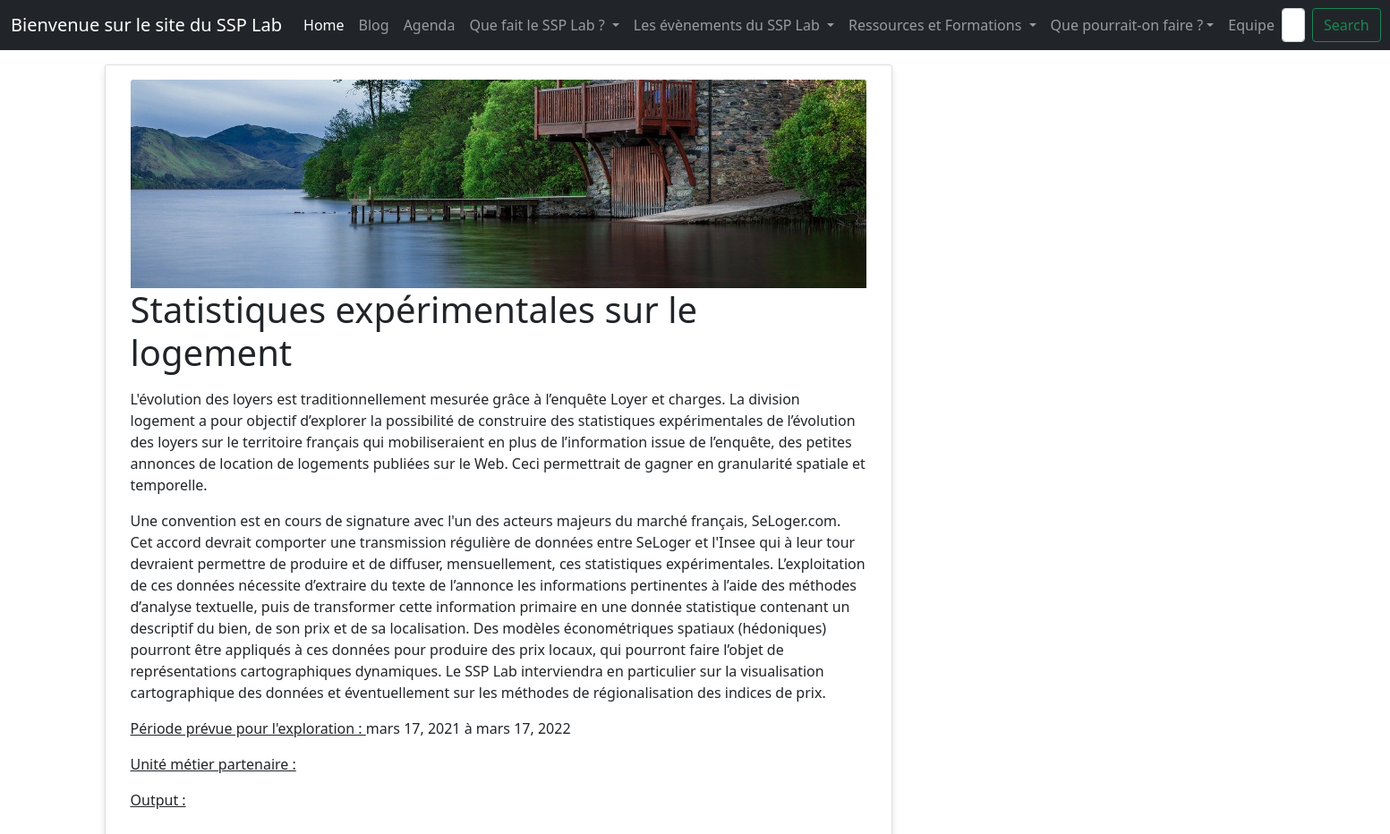
Screenshot of /explo/exploration/statistiques-experimentales-sur-le-logement/ with the database file from the repository.
### explo/models.py (models this page shows, shortened)
class Explo(models.Model):
    title = models.CharField(max_length=400)
    body = models.TextField()
    author = models.CharField(max_length=200)
    date_debut  = models.DateField(default=datetime.date.today)
    date_fin  = models.DateField(default=datetime.date.today)
    image_titre = models.CharField(max_length = 100, default = '')
    slug = models.SlugField(max_length=200, unique=True, null= True, blank=False)
    class Meta:
        ordering = ['-date_fin']

### explo/views.py (the view)
# urls.py: path('exploration/<slug:name>/', views.exploration, name ='exploration'),]
def exploration(request,name):
    try:
        exploration = Explo.objects.get(slug=name)
        data = {'exploration':exploration}
    except:
        data = {'exploration','Cette exploration n\'existe pas'}
    return render(request, 'explo/detail_explo.html', data)

### explo/templates/explo/detail_explo.html
{% extends 'home/base.html' %}
{% load static %}
{% block body %}
<div class = "row">
    <div class="col-md-8 card mb-4  mt-3 left  top" disabled>
        <div class="card-body" disabled>
            <img src="../../../static/img/{{ exploration.image_titre }}" class="card-img-top w" alt="...">
            <h1> {{ exploration.title }} </h1>
            <p> {{ exploration.body |safe}}</p>
            <p><u>Période prévue pour l'exploration : </u> {{ exploration.date_debut }} à {{ exploration.date_fin }}</p>
            <p><u> Unité métier partenaire : </u></p>
            <p><u>Output : </u></p>
        </div>
    </div>
</div>
{% endblock %}

### static/css/base.css (style rules this page uses)
body { background-color: white; }
.card-img-top { width: 100%; height: 15vw; object-fit: cover; }
.card { border-radius: 4px; background: #fff; box-shadow: 0 6px 10px rgba(0,0,0,.08), 0 0 6px rgba(0,0,0,.05); transition: .3s transform cubic-bezier(.155,1.105,.295,1.12),.3s box-shadow,.3s -webkit-transform cubic-bezier(.155,1.105,.295,1.12); cursor: pointer; }

### rows the page displays
Explo: image_titre (picture), title "Statistiques expérimentales sur le logement", body "L'évolution des loyers est traditionnellement mesurée grâce à l’enquête Loyer et charges. La division logement a pour objectif d’explorer la possibilité de construire des statistiques expérimentales de l’évolution des loyers sur le territoire français qui mobiliseraient en plus de l’information issue de l’enquête, des petites annonces de location de logements publiées sur le Web. Ceci permettrait de gagner en granularité spatiale et temporelle. Une convention est en cours de signature avec l'un des acteurs majeurs du marché français, SeLoger.com. Cet accord devrait comporter une transmission régulière de données entre SeLoger et l'Insee qui à leur tour devraient permettre de produire et de…", date_debut "mars 17, 2021", date_fin "mars 17, 2022"
